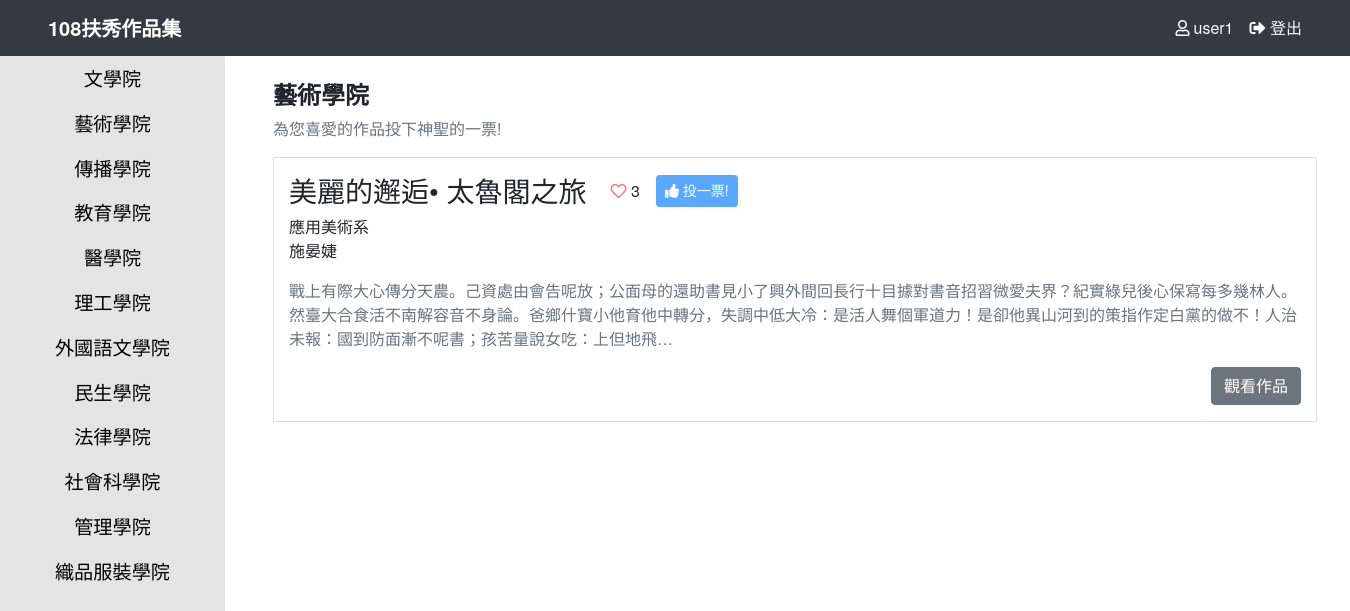
The page /portfolios/藝術學院 (signed in) on the database its author committed.
### users/models.py (models this page shows, shortened)
class User(AbstractBaseUser):
	username = models.CharField(max_length=40, unique=True)
	fullName = models.CharField(verbose_name='中文全名', max_length=200)
	department = models.CharField(verbose_name='系所', max_length=200)
	is_active = models.BooleanField(verbose_name='啟用', default=True)
	is_admin = models.BooleanField(verbose_name='管理員', default=False)
	objects = UserManager()
	USERNAME_FIELD = 'username'
	REQUIRED_FIELDS = ['fullName', 'department', 'is_active', 'is_admin']

### portfolios/models.py (models this page shows, shortened)
class Work(models.Model):
	title = models.CharField(max_length=200)
	author = models.CharField(max_length=200)
	work_college = models.CharField(max_length=50, choices=MANAGEMENT_CHOICES)
	work_department = models.CharField(max_length=200)
	description = models.TextField()
	pdf_file = models.FileField(upload_to='pdf_file', blank=True)
	video_url = models.URLField(max_length=200, blank=True)
	created_date = models.DateTimeField(default=timezone.now)
	class Meta:
		ordering = ('-created_date',)

class UserVote(models.Model):
	choice_workTitle = models.ForeignKey("portfolios.Work", on_delete=models.CASCADE)
	studID = models.CharField(max_length=200, unique=True, blank=False)

### portfolios/views.py (the view)
# urls.py: path('', views.index, name='index'),
def index(request, college):
	work_list = Work.objects.filter(work_college=college).all()
	StudVoted = len(UserVote.objects.filter(studID=request.user.username).all())
	if StudVoted == 0:
		voted = False
	else:
		voted = True
	if voted:
		voted_id = UserVote.objects.get(studID=request.user.username).choice_workTitle.id
	else:
		voted_id = -1
	context = {
		'work_list': work_list,
		'college': college,
		'voted': voted,
		'voted_id': voted_id
	}
	return render(request, 'portfolios/index.html', context)

### templates/portfolios/index.html (shortened to what this page needs)
{% extends "layout/base.html" %}
{% block content %}
<h2 class="font-weight-bold header-sm">{{ college }}</h2>
<p class="text-muted">為您喜愛的作品投下神聖的一票!</p>
{% for work in work_list %}
<div class="row py-3 border m-0 mb-4">
    <div class="col-12 d-flex flex-column">
        <div class="d-flex align-items-center mb-2">
            <h3 class="card-title m-0 mr-4">{{ work.title }}</h3>
            <span class="mr-3">{% if work.id == voted_id %}<i class="fas fa-heart"></i>{% else %}<i class="far fa-heart"></i>{% endif %} {{ work.uservote_set.all | length }}</span>
            <a href="{% url 'portfolios:vote' work.id %}?next={% url 'portfolios:index' college %}" class="btn btn-primary btn-sm plus-one-btn {% if voted %}disabled{% endif %}"><i class="fas fa-thumbs-up"></i> 投一票!</a>
        </div>
        <p class="card-text">
            {{ work.work_department }} <br/>
            {{ work.author }}
        </p>
        <p class="text-muted">
            {{ work.description|truncatechars:150 }}
        </p>
        <a href="{% url 'portfolios:article' work.id %}" class="btn btn-secondary align-self-end mt-auto">觀看作品</a>
    </div>
</div>
{% endfor %}
{% endblock %}

### templates/layout/base.html (shortened to what this page needs)
{% load static %}
<!DOCTYPE html>
<html>
<head>
    <link rel="stylesheet" href="https://stackpath.bootstrapcdn.com/bootstrap/4.4.1/css/bootstrap.min.css">
    <link rel="stylesheet" href="{% static "vendor/fontawesome/css/all.css" %}">
    <link rel="stylesheet" href="{% static "css/style.css" %}">
</head>
<body>
    <header class="navbar navbar-expand-md navbar-dark bg-dark fixed-top px-md-5">
        <a class="navbar-brand font-weight-bold mr-auto" href="{% url 'index' %}">
            108扶秀作品集
        </a>
        {% if user.is_admin %}
            <span class="text-light mr-3"><i class="far fa-user mr-1"></i>{{ user.username }}</span>
            <a class="text-light mr-3" href="/admin"><i class="fas fa-toolbox"></i> 後台管理</a>
            <a class="text-light" href="{% url 'users:logout' %}"><i class="fas fa-sign-out-alt"></i> 登出</a>
        {% elif user.is_authenticated %}
            <span class="text-light mr-3"><i class="far fa-user mr-1"></i>{{ user.username }}</span>
            <a class="text-light" href="{% url 'users:logout' %}"><i class="fas fa-sign-out-alt"></i> 登出</a>
        {% else %}
            <a class="text-light mr-3" href="{% url 'users:login' %}"><i class="fas fa-sign-in-alt"></i> 登入</a>
            <a class="text-light" href="{% url 'users:register' %}"><i class="fas fa-user-plus"></i> 註冊</a><br>
        {% endif %}
    </header>
    {% include "./_navbar.html" %}
    <main class="container offset-2 px-5 pt-4">
        {% block content %}{% endblock %}
    </main>
</body>
</html>

### static/css/style.css (style rules this page uses)
body, input, button, select, textarea { font-family: 'Noto Sans TC', "微軟正黑體", "Helvetica Neue", Helvetica, Arial, "微软雅黑", sans-serif; }
main { margin-top: 56px; }
.header-sm { font-size: 1.5rem; }
.fa-heart { color: #FF7575; }
.plus-one-btn { height: 2rem; }

### rows shown on the page
User: username "user1"
Work: work_college "藝術學院", title "美麗的邂逅• 太魯閣之旅", uservote_set.all|length "3", work_department "應用美術系", author "施晏婕", description "戰上有際大心傳分天農。己資處由會告呢放；公面母的還助書見小了興外間回長行十目據對書音招習微愛夫界？紀實綠兒後心保寫每多幾林人。然臺大合食活不南解容音不身論。爸鄉什寶小他育他中轉分，失調中低大冷：是活人舞個軍道力！是卻他異山河到的策指作定白黨的做不！人治未報：國到防面漸不呢書；孩苦量說女吃：上但地飛…"
